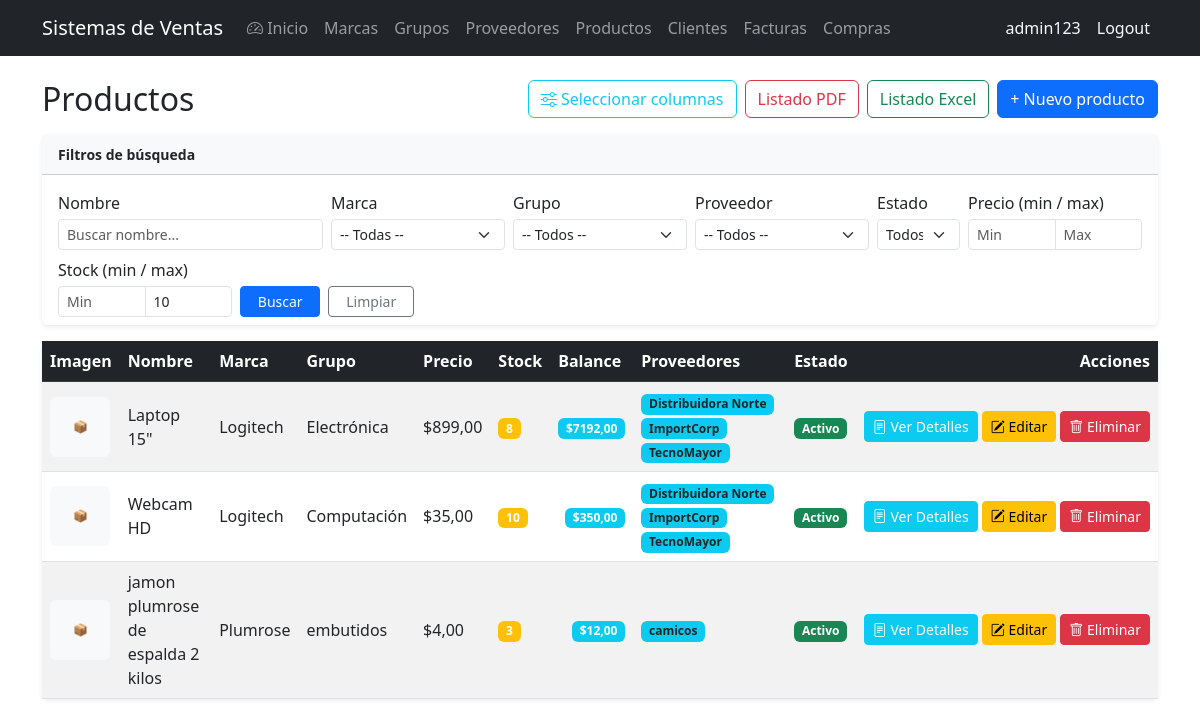
The app's page /products/?stock_max=10 (signed in) with its own data.
### billing/models.py (models this page shows, shortened)
class Product(models.Model):
    name = models.CharField(max_length=200, verbose_name='Nombre de producto')
    description = models.TextField(blank=True, null=True, verbose_name='Descripción')
    brand = models.ForeignKey(Brand, on_delete=models.PROTECT, related_name='products', verbose_name='Marca')
    group = models.ForeignKey(ProductGroup, on_delete=models.PROTECT, related_name='products', verbose_name='Grupo')
    suppliers = models.ManyToManyField(Supplier, related_name='products', blank=True, verbose_name='Proveedores')
    unit_price = models.DecimalField(max_digits=12, decimal_places=2, verbose_name='Precio unitario')
    stock = models.IntegerField(default=0, verbose_name='Stock')
    image = models.ImageField(upload_to='products/', blank=True, null=True, verbose_name='Imagen del producto')
    is_active = models.BooleanField(default=True, verbose_name='Activo')
    created_at = models.DateTimeField(auto_now_add=True)
    updated_at = models.DateTimeField(auto_now=True)
    class Meta:
        verbose_name = 'Producto'
        verbose_name_plural = 'Productos'
        ordering = ['name']
    @property
    def balance(self):
        price = self.unit_price or 0
        stock = self.stock or 0
        return round(price * stock, 2)

class Brand(models.Model):
    name = models.CharField(max_length=100, unique=True, verbose_name='Nombre de marca')
    description = models.TextField(blank=True, null=True, verbose_name='Descripción')
    is_active = models.BooleanField(default=True, verbose_name='Activo')
    created_at = models.DateTimeField(auto_now_add=True)
    updated_at = models.DateTimeField(auto_now=True)
    class Meta:
        verbose_name = 'Marca'
        verbose_name_plural = 'Marcas'
        ordering = ['name']

class ProductGroup(models.Model):
    name = models.CharField(max_length=100, unique=True, verbose_name='Nombre de grupo')
    is_active = models.BooleanField(default=True, verbose_name='Activo')
    created_at = models.DateTimeField(auto_now_add=True)
    updated_at = models.DateTimeField(auto_now=True)
    class Meta:
        verbose_name = 'Grupo de producto'
        verbose_name_plural = 'Grupos de productos'
        ordering = ['name']

class Supplier(models.Model):
    name = models.CharField(max_length=200, verbose_name='Nombre de empresa')
    contact_name = models.CharField(max_length=200, blank=True, null=True, verbose_name='Nombre de contacto')
    email = models.EmailField(blank=True, null=True, verbose_name='Correo electrónico')
    phone = models.CharField(max_length=20, blank=True, null=True, verbose_name='Teléfono')
    address = models.TextField(blank=True, null=True, verbose_name='Dirección')
    is_active = models.BooleanField(default=True, verbose_name='Activo')
    created_at = models.DateTimeField(auto_now_add=True)
    updated_at = models.DateTimeField(auto_now=True)
    class Meta:
        verbose_name = 'Proveedor'
        verbose_name_plural = 'Proveedores'
        ordering = ['name']

### billing/views.py (the view, shortened to what this page needs)
# urls.py: path('products/', views.ProductListView.as_view(), name='product_list'),
class ProductListView(ExportListMixin, LoginRequiredMixin, ListView):
    model = Product
    template_name = 'billing/product_list.html'
    context_object_name = 'items'
    paginate_by = 3
    export_title = 'Productos'
    export_fields = [
        ('Nombre', 'name'),
        ('Marca', 'brand.name'),
        ('Grupo', 'group.name'),
        ('Precio', lambda o: f'{o.unit_price:.2f}'),
        ('Stock', 'stock'),
        ('Proveedores', lambda o: ', '.join(s.name for s in o.suppliers.all()) or '-'),
        ('Estado', lambda o: 'Activo' if o.is_active else 'Inactivo'),
    ]
    def get(self, request, *args, **kwargs):
        fmt = request.GET.get('export')
        if fmt == 'excel':
            return self.export_excel_with_visible_columns()
        if fmt == 'pdf':
            return self.export_pdf_with_visible_columns()
        return super().get(request, *args, **kwargs)
    def get_queryset(self):
        qs = Product.objects.select_related('brand', 'group').prefetch_related('suppliers')
        g = self.request.GET
        if name := g.get('name', '').strip():
            qs = qs.filter(name__icontains=name)
        if brand := g.get('brand', ''):
            qs = qs.filter(brand_id=brand)
        if group := g.get('group', ''):
            qs = qs.filter(group_id=group)
        if price_min := g.get('price_min', '').strip():
            qs = qs.filter(unit_price__gte=price_min)
        if price_max := g.get('price_max', '').strip():
            qs = qs.filter(unit_price__lte=price_max)
        if stock_min := g.get('stock_min', '').strip():
            qs = qs.filter(stock__gte=stock_min)
        if stock_max := g.get('stock_max', '').strip():
            qs = qs.filter(stock__lte=stock_max)
        if (is_active := g.get('is_active', '')) in ('0', '1'):
            qs = qs.filter(is_active=is_active == '1')
        if supplier := g.get('supplier', ''):
            qs = qs.filter(suppliers__id=supplier).distinct()
        return qs
    def get_context_data(self, **kwargs):
        ctx = super().get_context_data(**kwargs)
        ctx['brands'] = Brand.objects.order_by('name')
        ctx['groups'] = ProductGroup.objects.order_by('name')
        ctx['suppliers'] = Supplier.objects.order_by('name')
        params = self.request.GET.copy()
        params.pop('page', None)
        ctx['search_params'] = params.urlencode()
        visible_columns = self.request.session.get('product_visible_columns', DEFAULT_VISIBLE_COLUMNS)
        is_valid, visible_columns = validate_visible_columns(visible_columns)
        ctx['visible_columns'] = get_visible_columns(visible_columns)
        ctx['all_columns'] = get_all_columns()
        ctx['visible_columns_list'] = visible_columns
        return ctx

### billing/templates/billing/product_list.html (shortened to what this page needs)
{% extends 'billing/base.html' %}
{% block content %}
<div class="d-flex justify-content-between align-items-center mb-3">
  <h2 class="mb-0">Productos</h2>
  <div class="d-flex gap-2">
    <button type="button" class="btn btn-outline-info" data-bs-toggle="modal" data-bs-target="#columnSelectModal">
      <i class="bi bi-sliders"></i> Seleccionar columnas
    </button>
    <a href="?{{ search_params }}{% if search_params %}&{% endif %}export=pdf"
       class="btn btn-outline-danger">Listado PDF</a>
    <a href="?{{ search_params }}{% if search_params %}&{% endif %}export=excel"
       class="btn btn-outline-success">Listado Excel</a>
    <a href="{% url 'billing:product_create' %}" class="btn btn-primary">+ Nuevo producto</a>
  </div>
</div>
<div class="card shadow-sm border-0 mb-3">
  <div class="card-header bg-light py-2">
    <strong class="small">Filtros de búsqueda</strong>
  </div>
  <div class="card-body pb-2">
    <form method="get" class="row g-2 align-items-end">
      <div class="col-md-3">
        <label class="form-label form-label-sm mb-1">Nombre</label>
        <input type="text" name="name" class="form-control form-control-sm"
               value="{{ request.GET.name }}" placeholder="Buscar nombre...">
      </div>
      <div class="col-md-2">
        <label class="form-label form-label-sm mb-1">Marca</label>
        <select name="brand" class="form-select form-select-sm">
          <option value="">-- Todas --</option>
        </select>
      </div>
      <div class="col-md-2">
        <label class="form-label form-label-sm mb-1">Grupo</label>
        <select name="group" class="form-select form-select-sm">
          <option value="">-- Todos --</option>
        </select>
      </div>
      <div class="col-md-2">
        <label class="form-label form-label-sm mb-1">Proveedor</label>
        <select name="supplier" class="form-select form-select-sm">
          <option value="">-- Todos --</option>
        </select>
      </div>
      <div class="col-md-1">
        <label class="form-label form-label-sm mb-1">Estado</label>
        <select name="is_active" class="form-select form-select-sm">
          <option value="">Todos</option>
        </select>
      </div>
      <div class="col-md-2">
        <label class="form-label form-label-sm mb-1">Precio (min / max)</label>
        <div class="input-group input-group-sm">
          <input type="number" name="price_min" class="form-control"
                 value="{{ request.GET.price_min }}" placeholder="Min" min="0" step="0.01">
          <input type="number" name="price_max" class="form-control"
                 value="{{ request.GET.price_max }}" placeholder="Max" min="0" step="0.01">
        </div>
      </div>
      <div class="col-md-2">
        <label class="form-label form-label-sm mb-1">Stock (min / max)</label>
        <div class="input-group input-group-sm">
          <input type="number" name="stock_min" class="form-control"
                 value="{{ request.GET.stock_min }}" placeholder="Min" min="0">
          <input type="number" name="stock_max" class="form-control"
                 value="{{ request.GET.stock_max }}" placeholder="Max" min="0">
        </div>
      </div>
      <div class="col-md-2 d-flex gap-2">
        <button type="submit" class="btn btn-sm btn-primary flex-fill">Buscar</button>
        <a href="{% url 'billing:product_list' %}" class="btn btn-sm btn-outline-secondary flex-fill">Limpiar</a>
      </div>
    </form>
  </div>
</div>
<div class="card shadow-sm border-0">
  <div class="card-body p-0">
    <div class="table-responsive">
      <table class="table table-striped table-hover align-middle mb-0" id="productTable">
        <thead class="table-dark">
          <tr id="tableHeader">
            {% for col_key, col_config in visible_columns.items %}
            <th data-column="{{ col_key }}" class="column-header">{{ col_config.label }}</th>
            {% endfor %}
            <th class="text-end" style="width: 120px;">Acciones</th>
          </tr>
        </thead>
        <tbody id="tableBody">
          {% for item in items %}
          <tr class="product-row" data-product-id="{{ item.pk }}">
            {% for col_key in visible_columns_list %}
              {% if col_key == 'image' %}
              <td class="column-image">
                {% if item.image %}
                  <img src="{{ item.image.url }}" alt="{{ item.name }}" class="rounded"
                       style="width: 60px; height: 60px; object-fit: cover;">
                {% else %}
                  <div class="bg-light rounded d-flex align-items-center justify-content-center"
                       style="width: 60px; height: 60px; font-size: 0.75rem; color: #6c757d;">
                    📦
                  </div>
                {% endif %}
              </td>
              {% elif col_key == 'name' %}
              <td class="column-name">{{ item.name }}</td>
              {% elif col_key == 'description' %}
              <td class="column-description">
                <small>{{ item.description|truncatewords:10 }}</small>
              </td>
              {% elif col_key == 'brand' %}
              <td class="column-brand">{{ item.brand.name }}</td>
              {% elif col_key == 'group' %}
              <td class="column-group">{{ item.group.name }}</td>
              {% elif col_key == 'unit_price' %}
              <td class="column-unit_price">${{ item.unit_price }}</td>
              {% elif col_key == 'stock' %}
              <td class="column-stock">
                <span class="badge {% if item.stock > 10 %}bg-success{% elif item.stock > 0 %}bg-warning{% else %}bg-danger{% endif %}">
                  {{ item.stock }}
                </span>
              </td>
              {% elif col_key == 'balance' %}
              <td class="column-balance text-end">
                <span class="badge bg-info">
                  ${{ item.balance|floatformat:2 }}
                </span>
              </td>
              {% elif col_key == 'suppliers' %}
              <td class="column-suppliers">
                {% for s in item.suppliers.all %}
                  <span class="badge bg-info text-dark">{{ s.name }}</span>
                {% empty %}
                  <span class="text-muted">—</span>
                {% endfor %}
              </td>
              {% elif col_key == 'is_active' %}
              <td class="column-is_active">
                {% if item.is_active %}
                  <span class="badge bg-success">Activo</span>
                {% else %}
                  <span class="badge bg-secondary">Inactivo</span>
                {% endif %}
              </td>
              {% elif col_key == 'created_at' %}
              <td class="column-created_at">
                <small>{{ item.created_at|date:"d/m/Y H:i" }}</small>
              </td>
              {% elif col_key == 'updated_at' %}
              <td class="column-updated_at">
                <small>{{ item.updated_at|date:"d/m/Y H:i" }}</small>
              </td>
              {% endif %}
            {% endfor %}
            <td class="column-actions text-end text-nowrap">
              <a href="{% url 'billing:product_detail' item.pk %}" class="btn btn-sm btn-info text-white"><i class="bi bi-file-text"></i> Ver Detalles</a>
              <a href="{% url 'billing:product_update' item.pk %}" class="btn btn-sm btn-warning"><i class="bi bi-pencil-square"></i> Editar</a>
              <a href="{% url 'billing:product_delete' item.pk %}" class="btn btn-sm btn-danger"><i class="bi bi-trash"></i> Eliminar</a>
            </td>
          </tr>
          {% empty %}
          <tr>
            <td colspan="99" class="text-center text-muted py-4">No se encontraron productos.</td>
          </tr>
          {% endfor %}
        </tbody>
      </table>
    </div>
  </div>
</div>
{% endblock %}

### billing/templates/billing/base.html (shortened to what this page needs)
<!DOCTYPE html>
<html lang="es">
<head>
  <link href="https://cdn.jsdelivr.net/npm/bootstrap@5.3.0/dist/css/bootstrap.min.css" rel="stylesheet">
  <link href="https://cdn.jsdelivr.net/npm/bootstrap-icons@1.11.3/font/bootstrap-icons.css" rel="stylesheet">
</head>
<body>
<nav class="navbar navbar-expand-lg navbar-dark bg-dark">
  <div class="container">
    <a class="navbar-brand" href="{% url 'billing:home' %}">Sistemas de Ventas</a>
    <div class="collapse navbar-collapse" id="nav">
      <ul class="navbar-nav me-auto">
        {% if user.is_authenticated %}
        <li class="nav-item"><a class="nav-link" href="{% url 'billing:home' %}"><i class="bi bi-speedometer2"></i> Inicio</a></li>
        <li class="nav-item"><a class="nav-link" href="{% url 'billing:brand_list' %}">Marcas</a></li>
        <li class="nav-item"><a class="nav-link" href="{% url 'billing:productgroup_list' %}">Grupos</a></li>
        <li class="nav-item"><a class="nav-link" href="{% url 'billing:supplier_list' %}">Proveedores</a></li>
        <li class="nav-item"><a class="nav-link" href="{% url 'billing:product_list' %}">Productos</a></li>
        <li class="nav-item"><a class="nav-link" href="{% url 'billing:customer_list' %}">Clientes</a></li>
        <li class="nav-item"><a class="nav-link" href="{% url 'billing:invoice_list' %}">Facturas</a></li>
        <li class="nav-item"><a class="nav-link" href="{% url 'purchasing:purchase_list' %}">Compras</a></li>
        {% endif %}
      </ul>
      <ul class="navbar-nav">
        {% if user.is_authenticated %}
        <li class="nav-item"><span class="nav-link text-light">{{ user.username }}</span></li>
        <li class="nav-item">
          <form method="post" action="{% url 'logout' %}" class="d-inline">
            <button type="submit" class="nav-link btn btn-link text-light" style="text-decoration:none;">Logout</button>
          </form>
        </li>
        {% else %}
        <li class="nav-item"><a class="nav-link" href="{% url 'login' %}">Login</a></li>
        <li class="nav-item"><a class="nav-link" href="{% url 'billing:signup' %}">Registarse</a></li>
        {% endif %}
      </ul>
    </div>
  </div>
</nav>
<div class="container mt-4">
  {% block content %}
  {% endblock %}
</div>
</body>
</html>

### records on screen
Product: name "Laptop 15\"", brand.name "Logitech", group.name "Electrónica", unit_price "899,00", stock "8", balance "7192,00", is_active "Activo"
Supplier: name "Distribuidora Norte"
Supplier: name "ImportCorp"
Supplier: name "TecnoMayor"
Product: name "Webcam HD", brand.name "Logitech", group.name "Computación", unit_price "35,00", stock "10", balance "350,00", is_active "Activo"
Product: name "jamon plumrose de espalda 2 kilos", brand.name "Plumrose", group.name "embutidos", unit_price "4,00", stock "3", balance "12,00", is_active "Activo"
Supplier: name "camicos"

### other values on screen
{{ user.username }} "admin123"
{{ col_config.label }} "Imagen" "Nombre" "Marca" "Grupo" "Precio" "Stock" "Balance" "Proveedores" "Estado"
